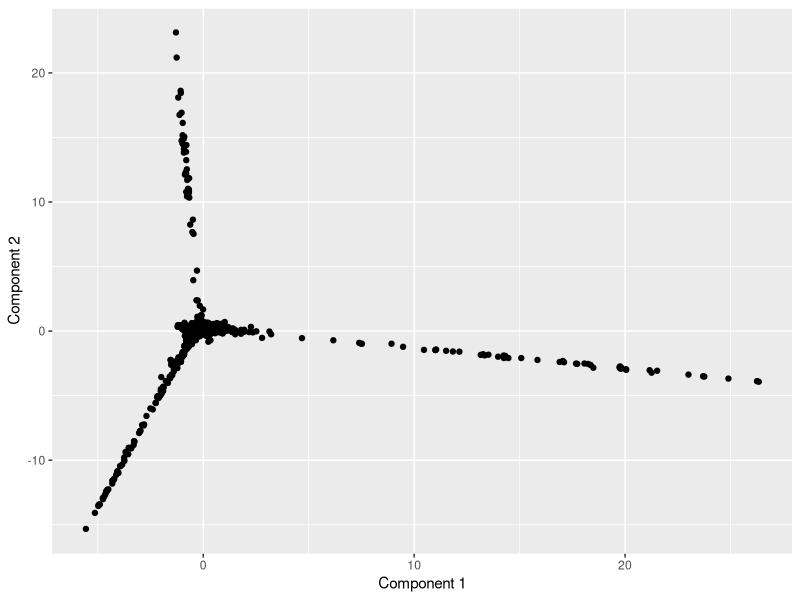
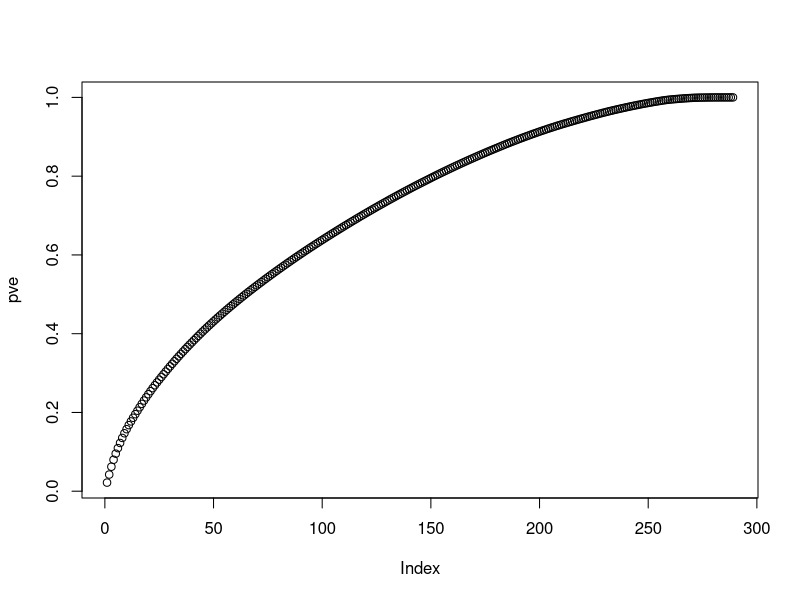

Write the R code that produced these figures, in order. (Note: a time limit stopped this script after it produced the figures.)
## ---- chunk 1
knitr::opts_chunk$set(echo = TRUE)
## ---- chunk 2
library(glmnet)
## ---- chunk 3
test.documents = read.csv("../data/ReutersC50/test_documents.csv", header = TRUE, row.names = 1)
test.bigrams = read.csv("../data/ReutersC50/test_bigrams.csv", header = TRUE, row.names = 1)

train.documents = read.csv("../data/ReutersC50/train_documents.csv", header = TRUE, row.names = 1)
train.bigrams = read.csv("../data/ReutersC50/train_bigrams.csv", header = TRUE, row.names = 1)

#remove 0 row sums
train.bigrams = train.bigrams[rowSums(train.bigrams) != 0,]
train.documents = train.documents[row.names(train.bigrams),]
#remove 0 col sums
train.bigrams = train.bigrams[,colSums(train.bigrams) != 0]
## ---- chunk 4
Z = train.bigrams/rowSums(train.bigrams)
Z = na.omit(Z)
## ---- chunk 5
pc2 = prcomp(Z, scale=TRUE, rank=5)
loadings = pc2$rotation
scores = pc2$x
## ---- chunk 6
library(ggplot2)
qplot(scores[,1], scores[,2], xlab='Component 1', ylab='Component 2')
## ---- chunk 7
N = nrow(train.bigrams)
D = ncol(train.bigrams)

# TF weights
TF_mat = train.bigrams/rowSums(train.bigrams)
# IDF weights
IDF_vec = log(1 + N/colSums(train.bigrams > 0))
# TF-IDF weights:
# use sweep to multiply the columns (margin = 2) by the IDF weights
TFIDF_mat = sweep(TF_mat, MARGIN=2, STATS=IDF_vec, FUN="*")  
## ---- chunk 8
# PCA on the TF-IDF weights
pca = prcomp(TFIDF_mat, scale=TRUE)
pve = summary(pca)$importance[3,]
plot(pve)  # not much of an elbow
## ---- chunk 9
X = pca$x[,1:100]
y = {train.documents$author}
## ---- chunk 10
out1 = cv.glmnet(X, y, family='multinomial', type.measure="class")
## ---- chunk 11
cat('Training Accuracy = ', 1- min(out1$cvm))
## ---- chunk 12
# Choose lambda to minimize CV error
lambda_hat = out1$lambda.min
## ---- chunk 13
lambda_hat
## ---- chunk 14
N = nrow(test.bigrams)
D = ncol(test.bigrams)

#remove 0 row sums
test.bigrams = test.bigrams[rowSums(test.bigrams) != 0,]
test.documents = test.documents[row.names(test.bigrams),]
#remove 0 col sums
test.bigrams = test.bigrams[,colSums(test.bigrams) != 0]

# TF weights
TF_mat = test.bigrams/rowSums(test.bigrams)
# IDF weights
IDF_vec = log(1 + N/colSums(test.bigrams > 0))
# TF-IDF weights:
# use sweep to multiply the columns (margin = 2) by the IDF weights
TFIDF_mat = sweep(TF_mat, MARGIN=2, STATS=IDF_vec, FUN="*")  

# PCA on the TF-IDF weights
pca = prcomp(TFIDF_mat, scale=TRUE)
pve = summary(pca)$importance[3,]
plot(pve)  # not much of an elbow

Xtest = pca$x[,1:100]
ytest = {test.documents$author}


## ---- chunk 15
pred_author = predict(out1, newx = Xtest, s = "lambda.min")
pred_author = data.frame((pred_author))
## ---- chunk 16
library(stringr)
pred_max = colnames(pred_author)[apply(pred_author,1,which.min)]
pred_max = str_sub(pred_max, end=-3)
## ---- chunk 17
compare = cbind.data.frame(ytest, pred_max)
compare[] <- lapply(compare, as.character)
compare$comp = compare$ytest == compare$pred_max
## ---- chunk 18
length(which(compare$comp))
